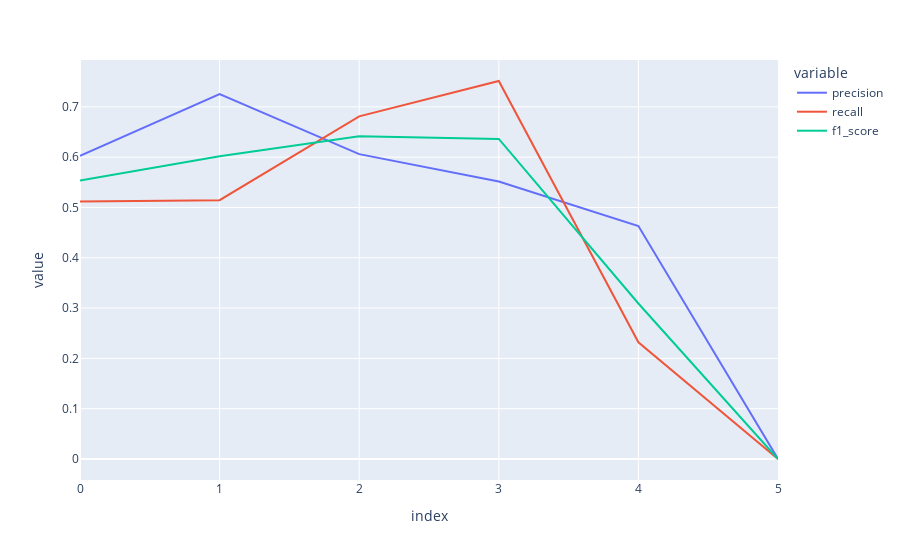

The code cell stored with this chart in its notebook:
### Code cell
px.line(score_df, y=["precision", "recall", "f1_score"])

### Figure 1 — Plotly figure (JSON) as saved in the notebook; plotly's stock layout.template omitted (floating-point values rounded to 4 significant figures)
{"data": [{"hovertemplate": "variable=precision<br>index=%{x}<br>value=%{y}<extra></extra>", "legendgroup": "precision", "line": {"color": "#636efa", "dash": "solid"}, "marker": {"symbol": "circle"}, "mode": "lines", "name": "precision", "orientation": "v", "showlegend": true, "type": "scatter", "x": [0, 1, 2, 3, 4, 5], "xaxis": "x", "y": [0.6024, 0.7252, 0.606, 0.5516, 0.463, 0], "yaxis": "y"}, {"hovertemplate": "variable=recall<br>index=%{x}<br>value=%{y}<extra></extra>", "legendgroup": "recall", "line": {"color": "#EF553B", "dash": "solid"}, "marker": {"symbol": "circle"}, "mode": "lines", "name": "recall", "orientation": "v", "showlegend": true, "type": "scatter", "x": [0, 1, 2, 3, 4, 5], "xaxis": "x", "y": [0.512, 0.5145, 0.6811, 0.7514, 0.232, 0], "yaxis": "y"}, {"hovertemplate": "variable=f1_score<br>index=%{x}<br>value=%{y}<extra></extra>", "legendgroup": "f1_score", "line": {"color": "#00cc96", "dash": "solid"}, "marker": {"symbol": "circle"}, "mode": "lines", "name": "f1_score", "orientation": "v", "showlegend": true, "type": "scatter", "x": [0, 1, 2, 3, 4, 5], "xaxis": "x", "y": [0.5535, 0.6019, 0.6413, 0.6362, 0.3091, 0], "yaxis": "y"}], "layout": {"legend": {"title": {"text": "variable"}, "tracegroupgap": 0}, "margin": {"t": 60}, "xaxis": {"anchor": "y", "domain": [0, 1], "title": {"text": "index"}}, "yaxis": {"anchor": "x", "domain": [0, 1], "title": {"text": "value"}}}}
